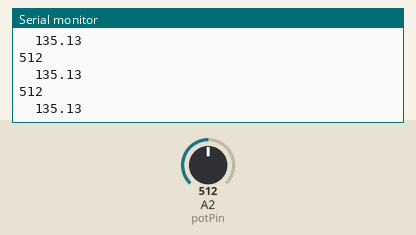
The sketch below on a simulated Arduino Uno, built with avr-gcc and run on an emulated ATmega328P. Parts: the last lines printed to the serial monitor. Inputs (shaded band) come from the test bench; at power-on: A2 (potPin) = 512.

Above: at 1.3 s.
1.4 s: A2 (potPin) set to 716
At 1.92 s:
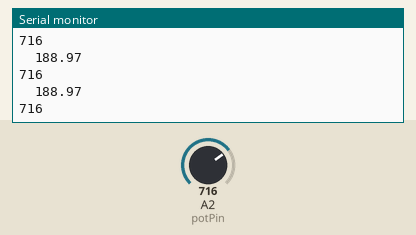
2.9 s: A2 (potPin) set to 900
At 2.93 s:
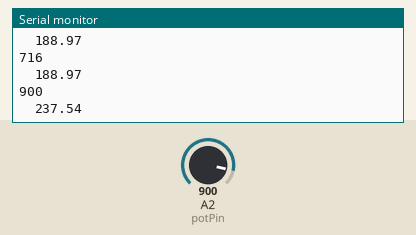
Timing chart, 0 to 5.9 s (numbered marks = the images above; inputs shaded):
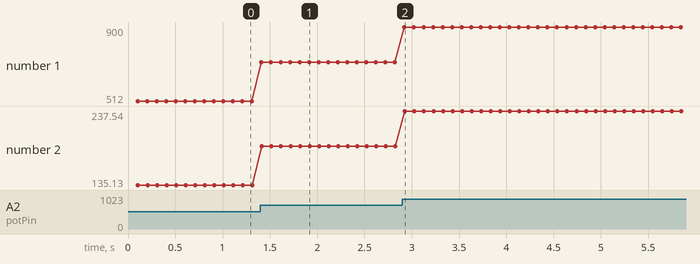

The sketch:

Rotary_potentiometer_test.ino
```cpp
// (licence header left out)
int16_t potPin = A2;              // Potmeter pin
//int ledPin = LED_BUILTIN;     // Builtin LED pin
int16_t potVal = 0;               // Potmeter's value (0 by default)

void setup() {
  Serial.begin(9600);         // Start the serial monitor at 9600 baud
  //pinMode(ledPin, OUTPUT);    // Set ledPin as output
  pinMode(potPin, INPUT);
  delay(100);
}

// The loop() function runs infinitely
void loop() {

  potVal = analogRead(potPin);       // Read the analog value of the potmeter (0-1023)
  float ang = (float)potVal * 270.0 / 1023.0;
  Serial.println(potVal);            // Write the value to the serial monitor
  Serial.print("  ");
  Serial.println(ang);
  //digitalWrite(LED_BUILTIN, HIGH);   // Turn the built-in LED on
  //delay(potVal);                     // Pause for the length of the potval value (0-1023) milliseconds

  //digitalWrite(LED_BUILTIN, LOW);    // Turn the built-in LED on
  //delay(potVal);                     // Pause for the length of the potval value (0-1023) milliseconds
  delay(100);
}
```

Measured:
- after the input at 1.4 s, the serial monitor: prints a new line at once (image 1)
- after the input at 2.9 s, the serial monitor: prints a new line at once (image 2)
- plotted number 1: 512 → 716 after the input at 1.4 s, 716 → 900 after the input at 2.9 s
- plotted number 2: 135.13 → 188.97 after the input at 1.4 s, 188.97 → 237.54 after the input at 2.9 s
